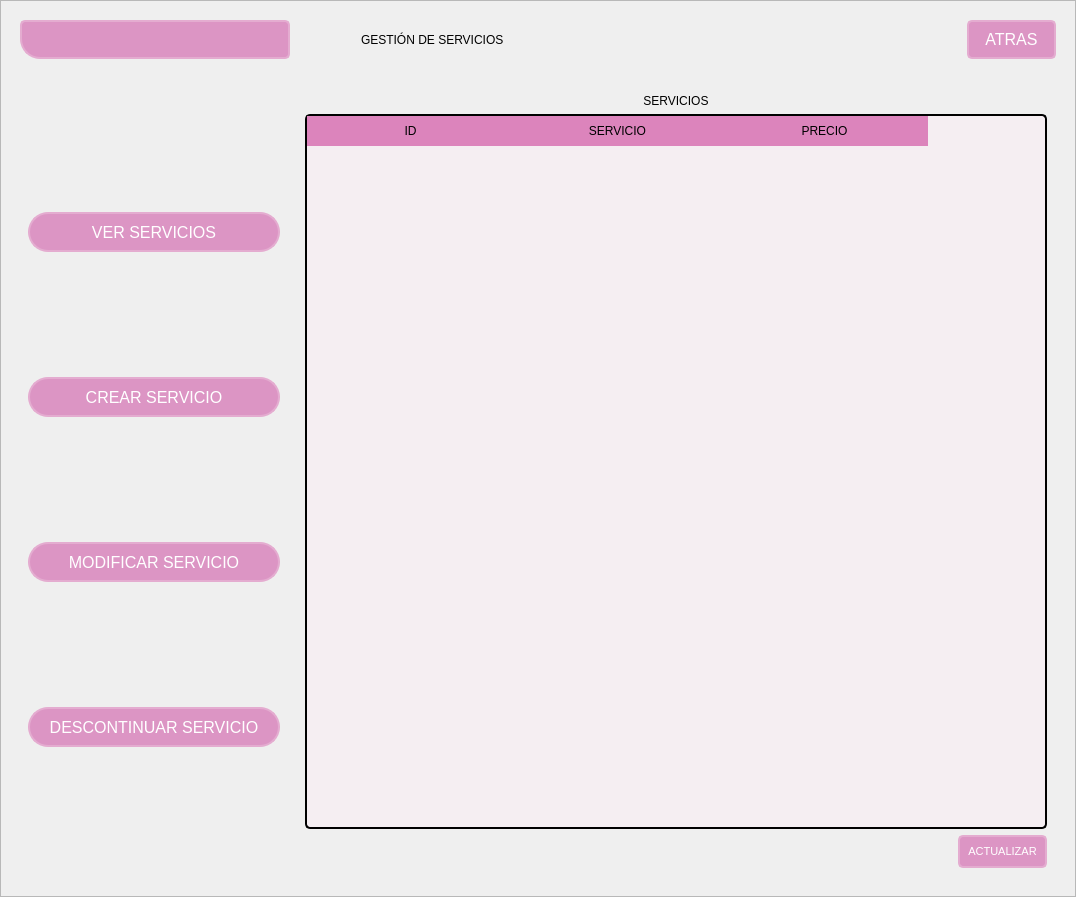
<?xml version="1.0" encoding="UTF-8"?>
<ui version="4.0">
 <class>MainWindow</class>
 <widget class="QMainWindow" name="MainWindow">
  <property name="geometry">
   <rect>
    <x>0</x>
    <y>0</y>
    <width>1076</width>
    <height>897</height>
   </rect>
  </property>
  <property name="windowTitle">
   <string>MainWindow</string>
  </property>
  <widget class="QWidget" name="centralwidget">
   <layout class="QVBoxLayout" name="verticalLayout">
    <property name="spacing">
     <number>0</number>
    </property>
    <property name="leftMargin">
     <number>0</number>
    </property>
    <property name="topMargin">
     <number>0</number>
    </property>
    <property name="rightMargin">
     <number>0</number>
    </property>
    <property name="bottomMargin">
     <number>0</number>
    </property>
    <item>
     <widget class="QFrame" name="frame">
      <property name="styleSheet">
       <string notr="true">/*background-color: rgb(235, 188, 220);</string>
      </property>
      <property name="frameShape">
       <enum>QFrame::StyledPanel</enum>
      </property>
      <property name="frameShadow">
       <enum>QFrame::Raised</enum>
      </property>
      <layout class="QVBoxLayout" name="verticalLayout_2">
       <item>
        <widget class="QFrame" name="frame_superior">
         <property name="minimumSize">
          <size>
           <width>0</width>
           <height>50</height>
          </size>
         </property>
         <property name="maximumSize">
          <size>
           <width>16777215</width>
           <height>90</height>
          </size>
         </property>
         <property name="styleSheet">
          <string notr="true">QFrame{
/*background-color: rgb(235, 188, 220);*/
background-color: transparent;

}

QPushButton {
    border: 2px solid #e4acd0;
    border-radius: 5px;
    padding: 8px 16px;
    background-color: #dc95c4; /* Fondo */
    color: #ffffff; /* Color del texto */
    font-family: Arial, sans-serif;
    font-size: 16px;
}

QPushButton:hover {
    background-color: #dc84bc; /* Fondo al pasar el cursor */
}

QPushButton:pressed {
    background-color: #d484b4; /* Fondo al presionar */
}
QLabel {
	background-color:  rgb(235, 188, 220);
    font: 87 14pt &quot;Arial Black&quot;; /* Fuente Arial Black, peso 87 */
    color: black; /* Color de texto rgb(220, 132, 188) */
}</string>
         </property>
         <property name="frameShape">
          <enum>QFrame::StyledPanel</enum>
         </property>
         <property name="frameShadow">
          <enum>QFrame::Raised</enum>
         </property>
         <layout class="QHBoxLayout" name="horizontalLayout">
          <item>
           <widget class="QPushButton" name="pushButton_menu">
            <property name="minimumSize">
             <size>
              <width>270</width>
              <height>0</height>
             </size>
            </property>
            <property name="styleSheet">
             <string notr="true">QPushButton {
	background-color: rgb(235, 188, 220);
	border:0px
	border-top-left-radius:20px;
    border-bottom-left-radius: 20px;
    background-color: #dc95c4; /* Fondo */
    color: #ffffff; /* Color del texto */
    font-family: Arial, sans-serif;
    font-size: 16px;
}

QPushButton:hover {
    background-color: #dc84bc; /* Fondo al pasar el cursor */
	border-top-left-radius:20px;
    border-bottom-left-radius: 20px;
}

QPushButton:pressed {
    background-color: #d484b4; /* Fondo al presionar */
}</string>
            </property>
            <property name="text">
             <string/>
            </property>
            <property name="icon">
             <iconset>
              <normaloff>../../recursos/images/barra-de-menus.png</normaloff>../../recursos/images/barra-de-menus.png</iconset>
            </property>
            <property name="iconSize">
             <size>
              <width>38</width>
              <height>38</height>
             </size>
            </property>
           </widget>
          </item>
          <item>
           <spacer name="horizontalSpacer_3">
            <property name="orientation">
             <enum>Qt::Horizontal</enum>
            </property>
            <property name="sizeHint" stdset="0">
             <size>
              <width>98</width>
              <height>20</height>
             </size>
            </property>
           </spacer>
          </item>
          <item>
           <widget class="QLabel" name="label_5">
            <property name="styleSheet">
             <string notr="true">background-color: transparent;</string>
            </property>
            <property name="text">
             <string>GESTIÓN DE SERVICIOS</string>
            </property>
           </widget>
          </item>
          <item>
           <spacer name="horizontalSpacer">
            <property name="orientation">
             <enum>Qt::Horizontal</enum>
            </property>
            <property name="sizeHint" stdset="0">
             <size>
              <width>490</width>
              <height>20</height>
             </size>
            </property>
           </spacer>
          </item>
          <item>
           <widget class="QPushButton" name="atrasBtn">
            <property name="text">
             <string>ATRAS</string>
            </property>
            <property name="icon">
             <iconset>
              <normaloff>../../recursos/images/arrow-left.png</normaloff>../../recursos/images/arrow-left.png</iconset>
            </property>
            <property name="iconSize">
             <size>
              <width>40</width>
              <height>40</height>
             </size>
            </property>
           </widget>
          </item>
         </layout>
        </widget>
       </item>
       <item>
        <widget class="QFrame" name="frame_contenido">
         <property name="minimumSize">
          <size>
           <width>200</width>
           <height>0</height>
          </size>
         </property>
         <property name="styleSheet">
          <string notr="true">background-color: transparent;
border-radius:20px;</string>
         </property>
         <property name="frameShape">
          <enum>QFrame::StyledPanel</enum>
         </property>
         <property name="frameShadow">
          <enum>QFrame::Raised</enum>
         </property>
         <layout class="QHBoxLayout" name="horizontalLayout_2">
          <item>
           <widget class="QFrame" name="frame_control">
            <property name="minimumSize">
             <size>
              <width>270</width>
              <height>0</height>
             </size>
            </property>
            <property name="maximumSize">
             <size>
              <width>0</width>
              <height>16777215</height>
             </size>
            </property>
            <property name="styleSheet">
             <string notr="true">QFrame{
background-color:transparent;
}

QPushButton {
    border: 2px solid #e4acd0;
	border-top-left-radius:20px;
    border-bottom-left-radius: 20px;
    background-color: #dc95c4; /* Fondo */
    color: #ffffff; /* Color del texto */
    font-family: Arial, sans-serif;
    font-size: 16px;
}

QPushButton:hover {
    background-color: #dc84bc; /* Fondo al pasar el cursor */
	border-top-left-radius:20px;
    border-bottom-left-radius: 20px;
}

QPushButton:pressed {
    background-color: #d484b4; /* Fondo al presionar */
}</string>
            </property>
            <property name="frameShape">
             <enum>QFrame::StyledPanel</enum>
            </property>
            <property name="frameShadow">
             <enum>QFrame::Raised</enum>
            </property>
            <layout class="QVBoxLayout" name="verticalLayout_3">
             <item>
              <widget class="QPushButton" name="pushButton_verServicios">
               <property name="minimumSize">
                <size>
                 <width>0</width>
                 <height>40</height>
                </size>
               </property>
               <property name="text">
                <string>VER SERVICIOS</string>
               </property>
               <property name="icon">
                <iconset>
                 <normaloff>../../recursos/images/database.png</normaloff>../../recursos/images/database.png</iconset>
               </property>
               <property name="iconSize">
                <size>
                 <width>35</width>
                 <height>35</height>
                </size>
               </property>
              </widget>
             </item>
             <item>
              <widget class="QPushButton" name="pushButton_addServicio">
               <property name="minimumSize">
                <size>
                 <width>0</width>
                 <height>40</height>
                </size>
               </property>
               <property name="text">
                <string>CREAR SERVICIO</string>
               </property>
               <property name="icon">
                <iconset>
                 <normaloff>../../recursos/images/account-box-plus-outline.png</normaloff>../../recursos/images/account-box-plus-outline.png</iconset>
               </property>
               <property name="iconSize">
                <size>
                 <width>35</width>
                 <height>35</height>
                </size>
               </property>
              </widget>
             </item>
             <item>
              <widget class="QPushButton" name="pushButton_modificarServicio">
               <property name="minimumSize">
                <size>
                 <width>0</width>
                 <height>40</height>
                </size>
               </property>
               <property name="text">
                <string>MODIFICAR SERVICIO</string>
               </property>
               <property name="icon">
                <iconset>
                 <normaloff>../../recursos/images/account-box-edit-outline.png</normaloff>../../recursos/images/account-box-edit-outline.png</iconset>
               </property>
               <property name="iconSize">
                <size>
                 <width>35</width>
                 <height>35</height>
                </size>
               </property>
              </widget>
             </item>
             <item>
              <widget class="QPushButton" name="pushButton_eliminarServicio">
               <property name="minimumSize">
                <size>
                 <width>0</width>
                 <height>40</height>
                </size>
               </property>
               <property name="text">
                <string>DESCONTINUAR SERVICIO</string>
               </property>
               <property name="icon">
                <iconset>
                 <normaloff>../../recursos/images/account-box-minus-outline.png</normaloff>../../recursos/images/account-box-minus-outline.png</iconset>
               </property>
               <property name="iconSize">
                <size>
                 <width>35</width>
                 <height>35</height>
                </size>
               </property>
              </widget>
             </item>
            </layout>
           </widget>
          </item>
          <item>
           <widget class="QFrame" name="frame_paginas">
            <property name="styleSheet">
             <string notr="true">
/* Estilo para QFrame */
QFrame {
    background-color: transparent; /* Fondo blanco */
	border-radius: 10px
}

/* Estilo para QLabel */
QLabel {
	background-color:  transparent;
    font: 70 10pt &quot;Arial Black&quot;; /* Fuente Arial Black, peso 87 */
    color: rgb(0, 0, 0); /* Color de texto rgb(220, 132, 188) */
}

/* Estilo para QLineEdit */
QLineEdit {
    border: 2px solid #e4acd0; /* Borde */
    border-radius: 5px;
    padding: 5px;
    background-color: #f5eef2; /* Fondo */
    color: rgb(0, 0, 0); /* Color del texto */
    font-family: Arial, sans-serif;
    font-size: 14px;
}
QLineEdit:hover {
	border: 2px solid rgb(220, 149, 196);
}
QLineEdit:focus {
    border: 2px solid #d484b4; /* Borde al enfocar */
}

QPushButton {
    border: 2px solid #e4acd0;
    border-radius: 5px;
    padding: 8px 8px;
    background-color: #dc95c4; /* Fondo */
    color: #ffffff; /* Color del texto */
    font-family: Arial, sans-serif;
    font-size: 11px;
}

QPushButton:hover {
    background-color: #dc84bc; /* Fondo al pasar el cursor */
}

QPushButton:pressed {
    background-color: #d484b4; /* Fondo al presionar */
}

QFrame{
border-radius: 10px
}

QTableWidget {
    background-color: #f5eef2;
    gridline-color: #dc84bc;
    font-size: 14px;
	border: 2px solid black;
     border-radius: 5px;
}

QHeaderView::section {
    background-color: #dc84bc;
    color: black;
    padding: 5px;
    border: 1px solid #dc84bc;
}

QTableWidget::item {
    border: 1px solid dc84bc;
}

QTableWidget::item:alternate {
    background-color: dc84bc;
}

QTableWidget::item:!selected {
    background-color: transparent;
}

QTableWidget::item:selected {
    background-color: #d484b4;
    color: #ffffff;
}

QComboBox {
    border: 2px solid #e4acd0; /* Borde */
    border-radius: 5px;
    padding: 5px;
    background-color: #f5eef2; /* Fondo */
    color: rgb(0, 0, 0); /* Color del texto */
    font-family: Arial, sans-serif;
    font-size: 14px;
}

QComboBox:hover {
    border: 2px solid rgb(220, 149, 196);
}

QComboBox:focus {
    border: 2px solid #d484b4; /* Borde al enfocar */
}

QComboBox::drop-down {
    width: 20px; /* Ancho del botón desplegable */
    border: none; /* Quitar el borde */
}

QComboBox::down-arrow {
    image: url(drop_down_icon.png); /* Cambiar el icono de flecha */
}

QComboBox::down-arrow:hover {
    image: url(drop_down_icon_hover.png); /* Cambiar el icono de flecha al pasar el cursor */
}</string>
            </property>
            <property name="frameShape">
             <enum>QFrame::StyledPanel</enum>
            </property>
            <property name="frameShadow">
             <enum>QFrame::Raised</enum>
            </property>
            <layout class="QVBoxLayout" name="verticalLayout_4">
             <property name="spacing">
              <number>0</number>
             </property>
             <property name="leftMargin">
              <number>1</number>
             </property>
             <property name="topMargin">
              <number>1</number>
             </property>
             <property name="rightMargin">
              <number>1</number>
             </property>
             <property name="bottomMargin">
              <number>1</number>
             </property>
             <item>
              <widget class="QStackedWidget" name="stackedWidget">
               <property name="styleSheet">
                <string notr="true"/>
               </property>
               <property name="currentIndex">
                <number>0</number>
               </property>
               <widget class="QWidget" name="pagina_consulta">
                <layout class="QVBoxLayout" name="verticalLayout_5">
                 <item>
                  <widget class="QLabel" name="label">
                   <property name="text">
                    <string>SERVICIOS</string>
                   </property>
                   <property name="alignment">
                    <set>Qt::AlignCenter</set>
                   </property>
                  </widget>
                 </item>
                 <item>
                  <widget class="QTableWidget" name="tabla_verServicios">
                   <property name="minimumSize">
                    <size>
                     <width>0</width>
                     <height>0</height>
                    </size>
                   </property>
                   <property name="styleSheet">
                    <string notr="true"/>
                   </property>
                   <property name="frameShape">
                    <enum>QFrame::StyledPanel</enum>
                   </property>
                   <attribute name="horizontalHeaderVisible">
                    <bool>true</bool>
                   </attribute>
                   <attribute name="horizontalHeaderCascadingSectionResizes">
                    <bool>true</bool>
                   </attribute>
                   <attribute name="horizontalHeaderDefaultSectionSize">
                    <number>207</number>
                   </attribute>
                   <attribute name="horizontalHeaderHighlightSections">
                    <bool>true</bool>
                   </attribute>
                   <attribute name="horizontalHeaderShowSortIndicator" stdset="0">
                    <bool>false</bool>
                   </attribute>
                   <column>
                    <property name="text">
                     <string>ID</string>
                    </property>
                    <property name="whatsThis">
                     <string/>
                    </property>
                    <property name="textAlignment">
                     <set>AlignCenter</set>
                    </property>
                   </column>
                   <column>
                    <property name="text">
                     <string>SERVICIO</string>
                    </property>
                    <property name="textAlignment">
                     <set>AlignCenter</set>
                    </property>
                   </column>
                   <column>
                    <property name="text">
                     <string>PRECIO</string>
                    </property>
                    <property name="toolTip">
                     <string/>
                    </property>
                    <property name="whatsThis">
                     <string/>
                    </property>
                    <property name="font">
                     <font>
                      <stylestrategy>PreferDefault</stylestrategy>
                     </font>
                    </property>
                    <property name="textAlignment">
                     <set>AlignCenter</set>
                    </property>
                   </column>
                  </widget>
                 </item>
                 <item>
                  <layout class="QHBoxLayout" name="horizontalLayout_3">
                   <item>
                    <widget class="QLabel" name="label_aviso">
                     <property name="styleSheet">
                      <string notr="true">	background-color:  transparent;
</string>
                     </property>
                     <property name="text">
                      <string/>
                     </property>
                    </widget>
                   </item>
                   <item>
                    <spacer name="horizontalSpacer_2">
                     <property name="orientation">
                      <enum>Qt::Horizontal</enum>
                     </property>
                     <property name="sizeHint" stdset="0">
                      <size>
                       <width>40</width>
                       <height>20</height>
                      </size>
                     </property>
                    </spacer>
                   </item>
                   <item>
                    <widget class="QPushButton" name="pushButton_actualizar">
                     <property name="text">
                      <string>ACTUALIZAR</string>
                     </property>
                     <property name="icon">
                      <iconset>
                       <normaloff>../../recursos/images/reload.png</normaloff>../../recursos/images/reload.png</iconset>
                     </property>
                    </widget>
                   </item>
                  </layout>
                 </item>
                </layout>
               </widget>
               <widget class="QWidget" name="pagina_add">
                <layout class="QVBoxLayout" name="verticalLayout_9">
                 <item>
                  <widget class="QLabel" name="label_9">
                   <property name="text">
                    <string>CREAR SERVICIO</string>
                   </property>
                   <property name="alignment">
                    <set>Qt::AlignCenter</set>
                   </property>
                  </widget>
                 </item>
                 <item>
                  <spacer name="verticalSpacer_2">
                   <property name="orientation">
                    <enum>Qt::Vertical</enum>
                   </property>
                   <property name="sizeHint" stdset="0">
                    <size>
                     <width>20</width>
                     <height>40</height>
                    </size>
                   </property>
                  </spacer>
                 </item>
                 <item>
                  <layout class="QHBoxLayout" name="horizontalLayout_5">
                   <item>
                    <layout class="QVBoxLayout" name="verticalLayout_7">
                     <property name="spacing">
                      <number>50</number>
                     </property>
                     <item>
                      <widget class="QLabel" name="label_2">
                       <property name="text">
                        <string>ID</string>
                       </property>
                      </widget>
                     </item>
                     <item>
                      <widget class="QLabel" name="label_3">
                       <property name="text">
                        <string>SERVICIO:</string>
                       </property>
                      </widget>
                     </item>
                     <item>
                      <widget class="QLabel" name="label_4">
                       <property name="text">
                        <string>PRECIO</string>
                       </property>
                      </widget>
                     </item>
                    </layout>
                   </item>
                   <item>
                    <layout class="QVBoxLayout" name="verticalLayout_8">
                     <property name="spacing">
                      <number>50</number>
                     </property>
                     <item>
                      <widget class="QLineEdit" name="lineEdit_idServicio">
                       <property name="placeholderText">
                        <string>ID SERVICIO</string>
                       </property>
                      </widget>
                     </item>
                     <item>
                      <widget class="QLineEdit" name="lineEdit_addServicio">
                       <property name="text">
                        <string/>
                       </property>
                       <property name="placeholderText">
                        <string>INGRESE NUEVO SERVICIO</string>
                       </property>
                      </widget>
                     </item>
                     <item>
                      <widget class="QLineEdit" name="lineEdit_addPrecio">
                       <property name="text">
                        <string/>
                       </property>
                       <property name="placeholderText">
                        <string>INGRESE PRECIO SERVICIO</string>
                       </property>
                      </widget>
                     </item>
                    </layout>
                   </item>
                  </layout>
                 </item>
                 <item>
                  <spacer name="verticalSpacer">
                   <property name="orientation">
                    <enum>Qt::Vertical</enum>
                   </property>
                   <property name="sizeHint" stdset="0">
                    <size>
                     <width>20</width>
                     <height>108</height>
                    </size>
                   </property>
                  </spacer>
                 </item>
                 <item>
                  <layout class="QHBoxLayout" name="horizontalLayout_6">
                   <item>
                    <widget class="QLabel" name="aviso_add">
                     <property name="minimumSize">
                      <size>
                       <width>200</width>
                       <height>30</height>
                      </size>
                     </property>
                     <property name="text">
                      <string/>
                     </property>
                    </widget>
                   </item>
                   <item>
                    <spacer name="horizontalSpacer_4">
                     <property name="orientation">
                      <enum>Qt::Horizontal</enum>
                     </property>
                     <property name="sizeHint" stdset="0">
                      <size>
                       <width>40</width>
                       <height>20</height>
                      </size>
                     </property>
                    </spacer>
                   </item>
                   <item>
                    <widget class="QPushButton" name="pushButton_add">
                     <property name="text">
                      <string>AÑADIR</string>
                     </property>
                     <property name="icon">
                      <iconset>
                       <normaloff>../../recursos/images/account-box-plus-outline.png</normaloff>../../recursos/images/account-box-plus-outline.png</iconset>
                     </property>
                     <property name="iconSize">
                      <size>
                       <width>25</width>
                       <height>25</height>
                      </size>
                     </property>
                    </widget>
                   </item>
                  </layout>
                 </item>
                </layout>
               </widget>
               <widget class="QWidget" name="pagina_modificar">
                <layout class="QVBoxLayout" name="verticalLayout_16">
                 <item>
                  <widget class="QLabel" name="label_13">
                   <property name="styleSheet">
                    <string notr="true">background-color: transparent;</string>
                   </property>
                   <property name="text">
                    <string>MODIFICAR SERVICIO</string>
                   </property>
                   <property name="alignment">
                    <set>Qt::AlignCenter</set>
                   </property>
                  </widget>
                 </item>
                 <item>
                  <widget class="QPushButton" name="pushButton_mostrarModificar">
                   <property name="maximumSize">
                    <size>
                     <width>120</width>
                     <height>200</height>
                    </size>
                   </property>
                   <property name="text">
                    <string>MOSTRAR</string>
                   </property>
                   <property name="icon">
                    <iconset>
                     <normaloff>../../recursos/images/eye-outline.png</normaloff>../../recursos/images/eye-outline.png</iconset>
                   </property>
                  </widget>
                 </item>
                 <item>
                  <layout class="QHBoxLayout" name="horizontalLayout_9">
                   <item>
                    <widget class="QTableWidget" name="tableWidget_modificar">
                     <column>
                      <property name="text">
                       <string>ID</string>
                      </property>
                     </column>
                     <column>
                      <property name="text">
                       <string>SERVICIO</string>
                      </property>
                     </column>
                     <column>
                      <property name="text">
                       <string>PRECIO</string>
                      </property>
                     </column>
                    </widget>
                   </item>
                  </layout>
                 </item>
                 <item>
                  <layout class="QVBoxLayout" name="verticalLayout_15">
                   <item>
                    <widget class="QListView" name="listView_buscar">
                     <property name="styleSheet">
                      <string notr="true">QListView {
    background-color: #f5eef2; /* Fondo */
}

QListView::item {
    border-bottom: 1px solid #e4acd0; /* Borde inferior de cada elemento */
    padding: 5px; /* Espaciado interno */
    font-size: 14px; /* Tamaño de la fuente */
}

QListView::item:selected {
    background-color: #dc84bc; /* Color de fondo al seleccionar */
    color: #ffffff; /* Color de texto al seleccionar */
}</string>
                     </property>
                    </widget>
                   </item>
                   <item>
                    <layout class="QHBoxLayout" name="horizontalLayout_7">
                     <item>
                      <widget class="QLineEdit" name="lineEdit_modificar">
                       <property name="placeholderText">
                        <string>INGRESE ID SERVICIO</string>
                       </property>
                      </widget>
                     </item>
                     <item>
                      <widget class="QPushButton" name="pushButton_modificar">
                       <property name="text">
                        <string>Seleccionar</string>
                       </property>
                      </widget>
                     </item>
                    </layout>
                   </item>
                  </layout>
                 </item>
                 <item>
                  <widget class="QFrame" name="frame_formulario">
                   <property name="frameShape">
                    <enum>QFrame::StyledPanel</enum>
                   </property>
                   <property name="frameShadow">
                    <enum>QFrame::Raised</enum>
                   </property>
                   <layout class="QVBoxLayout" name="verticalLayout_10">
                    <item>
                     <layout class="QHBoxLayout" name="horizontalLayout_4">
                      <item>
                       <layout class="QVBoxLayout" name="verticalLayout_11">
                        <property name="spacing">
                         <number>20</number>
                        </property>
                        <item>
                         <widget class="QLabel" name="label_6">
                          <property name="text">
                           <string>ID</string>
                          </property>
                         </widget>
                        </item>
                        <item>
                         <widget class="QLabel" name="label_14">
                          <property name="text">
                           <string>SERVICIO</string>
                          </property>
                         </widget>
                        </item>
                        <item>
                         <widget class="QLabel" name="label_15">
                          <property name="text">
                           <string>PRECIO</string>
                          </property>
                         </widget>
                        </item>
                       </layout>
                      </item>
                      <item>
                       <layout class="QVBoxLayout" name="verticalLayout_6">
                        <item>
                         <widget class="QLineEdit" name="lineEdit_nuevoId">
                          <property name="placeholderText">
                           <string>NUEVO ID</string>
                          </property>
                         </widget>
                        </item>
                        <item>
                         <widget class="QLineEdit" name="lineEdit_nuevoServicio">
                          <property name="placeholderText">
                           <string>NUEVO SERVICIO</string>
                          </property>
                         </widget>
                        </item>
                        <item>
                         <widget class="QLineEdit" name="lineEdit_nuevoPrecio">
                          <property name="placeholderText">
                           <string>NUEVO PRECIO</string>
                          </property>
                         </widget>
                        </item>
                       </layout>
                      </item>
                     </layout>
                    </item>
                    <item>
                     <widget class="QPushButton" name="pushButton_guardarInfo">
                      <property name="text">
                       <string>GUARDAR</string>
                      </property>
                      <property name="icon">
                       <iconset>
                        <normaloff>../../recursos/images/content-save-all.png</normaloff>../../recursos/images/content-save-all.png</iconset>
                      </property>
                     </widget>
                    </item>
                   </layout>
                  </widget>
                 </item>
                 <item>
                  <layout class="QHBoxLayout" name="horizontalLayout_8">
                   <item>
                    <widget class="QLabel" name="aviso_modificar">
                     <property name="minimumSize">
                      <size>
                       <width>200</width>
                       <height>30</height>
                      </size>
                     </property>
                     <property name="text">
                      <string/>
                     </property>
                    </widget>
                   </item>
                   <item>
                    <spacer name="horizontalSpacer_6">
                     <property name="orientation">
                      <enum>Qt::Horizontal</enum>
                     </property>
                     <property name="sizeHint" stdset="0">
                      <size>
                       <width>40</width>
                       <height>20</height>
                      </size>
                     </property>
                    </spacer>
                   </item>
                  </layout>
                 </item>
                </layout>
               </widget>
               <widget class="QWidget" name="pagina_eliminar">
                <layout class="QVBoxLayout" name="verticalLayout_14">
                 <item>
                  <widget class="QLabel" name="label_17">
                   <property name="text">
                    <string>DESCONTINUAR SERVICIO</string>
                   </property>
                   <property name="alignment">
                    <set>Qt::AlignCenter</set>
                   </property>
                  </widget>
                 </item>
                 <item>
                  <widget class="QPushButton" name="pushButton_mostrarEliminar">
                   <property name="maximumSize">
                    <size>
                     <width>100</width>
                     <height>16777215</height>
                    </size>
                   </property>
                   <property name="text">
                    <string>Mostrar</string>
                   </property>
                   <property name="icon">
                    <iconset>
                     <normaloff>../../recursos/images/eye-outline.png</normaloff>../../recursos/images/eye-outline.png</iconset>
                   </property>
                  </widget>
                 </item>
                 <item>
                  <widget class="QTableWidget" name="tableWidget_eliminarServicio">
                   <property name="styleSheet">
                    <string notr="true">QFrame{
border-radius: 10px
}

QTableWidget {
    background-color: #f5eef2;
    gridline-color: #dc84bc;
    font-size: 14px;
}

QHeaderView::section {
    background-color: #dc84bc;
    color: #ffffff;
    padding: 5px;
    border: 1px solid #dc84bc;
}

QTableWidget::item {
    border: 1px solid #dc84bc;
}

QTableWidget::item:alternate {
    background-color: #e4acd0;
}

QTableWidget::item:!selected {
    background-color: #ebbcdc;
}

QTableWidget::item:selected {
    background-color: #d484b4;
    color: #ffffff;
}</string>
                   </property>
                   <property name="alternatingRowColors">
                    <bool>false</bool>
                   </property>
                   <property name="sortingEnabled">
                    <bool>false</bool>
                   </property>
                   <attribute name="horizontalHeaderCascadingSectionResizes">
                    <bool>false</bool>
                   </attribute>
                   <attribute name="horizontalHeaderDefaultSectionSize">
                    <number>200</number>
                   </attribute>
                   <attribute name="verticalHeaderCascadingSectionResizes">
                    <bool>false</bool>
                   </attribute>
                   <attribute name="verticalHeaderShowSortIndicator" stdset="0">
                    <bool>false</bool>
                   </attribute>
                   <attribute name="verticalHeaderStretchLastSection">
                    <bool>false</bool>
                   </attribute>
                   <column>
                    <property name="text">
                     <string>ID SERVICIO</string>
                    </property>
                   </column>
                   <column>
                    <property name="text">
                     <string>SERVICIO</string>
                    </property>
                   </column>
                   <column>
                    <property name="text">
                     <string>PRECIO</string>
                    </property>
                   </column>
                  </widget>
                 </item>
                 <item>
                  <layout class="QVBoxLayout" name="verticalLayout_13">
                   <item>
                    <widget class="QListView" name="listView_eliminar">
                     <property name="styleSheet">
                      <string notr="true">QListView {
    background-color: #f5eef2; /* Fondo */
}

QListView::item {
    border-bottom: 1px solid #e4acd0; /* Borde inferior de cada elemento */
    padding: 5px; /* Espaciado interno */
    font-size: 14px; /* Tamaño de la fuente */
}

QListView::item:selected {
    background-color: #dc84bc; /* Color de fondo al seleccionar */
    color: #ffffff; /* Color de texto al seleccionar */
}</string>
                     </property>
                    </widget>
                   </item>
                   <item>
                    <layout class="QHBoxLayout" name="horizontalLayout_10">
                     <item>
                      <widget class="QLabel" name="label_18">
                       <property name="maximumSize">
                        <size>
                         <width>30</width>
                         <height>30</height>
                        </size>
                       </property>
                       <property name="text">
                        <string/>
                       </property>
                       <property name="pixmap">
                        <pixmap>../../recursos/images/search.png</pixmap>
                       </property>
                       <property name="scaledContents">
                        <bool>true</bool>
                       </property>
                      </widget>
                     </item>
                     <item>
                      <widget class="QLineEdit" name="lineEdit_buscarEliminar">
                       <property name="placeholderText">
                        <string>INGRESE ID SERVICIO</string>
                       </property>
                      </widget>
                     </item>
                    </layout>
                   </item>
                  </layout>
                 </item>
                 <item>
                  <layout class="QHBoxLayout" name="horizontalLayout_11">
                   <item>
                    <widget class="QLabel" name="aviso_eliminar">
                     <property name="minimumSize">
                      <size>
                       <width>200</width>
                       <height>30</height>
                      </size>
                     </property>
                     <property name="text">
                      <string/>
                     </property>
                    </widget>
                   </item>
                   <item>
                    <spacer name="horizontalSpacer_5">
                     <property name="orientation">
                      <enum>Qt::Horizontal</enum>
                     </property>
                     <property name="sizeHint" stdset="0">
                      <size>
                       <width>40</width>
                       <height>20</height>
                      </size>
                     </property>
                    </spacer>
                   </item>
                   <item>
                    <widget class="QPushButton" name="pushButton_eliminar">
                     <property name="text">
                      <string>ELIMINAR</string>
                     </property>
                     <property name="icon">
                      <iconset>
                       <normaloff>../../recursos/images/delete-outline.png</normaloff>../../recursos/images/delete-outline.png</iconset>
                     </property>
                     <property name="iconSize">
                      <size>
                       <width>38</width>
                       <height>22</height>
                      </size>
                     </property>
                    </widget>
                   </item>
                  </layout>
                 </item>
                </layout>
               </widget>
              </widget>
             </item>
            </layout>
           </widget>
          </item>
         </layout>
        </widget>
       </item>
      </layout>
     </widget>
    </item>
   </layout>
  </widget>
 </widget>
 <resources/>
 <connections/>
</ui>
